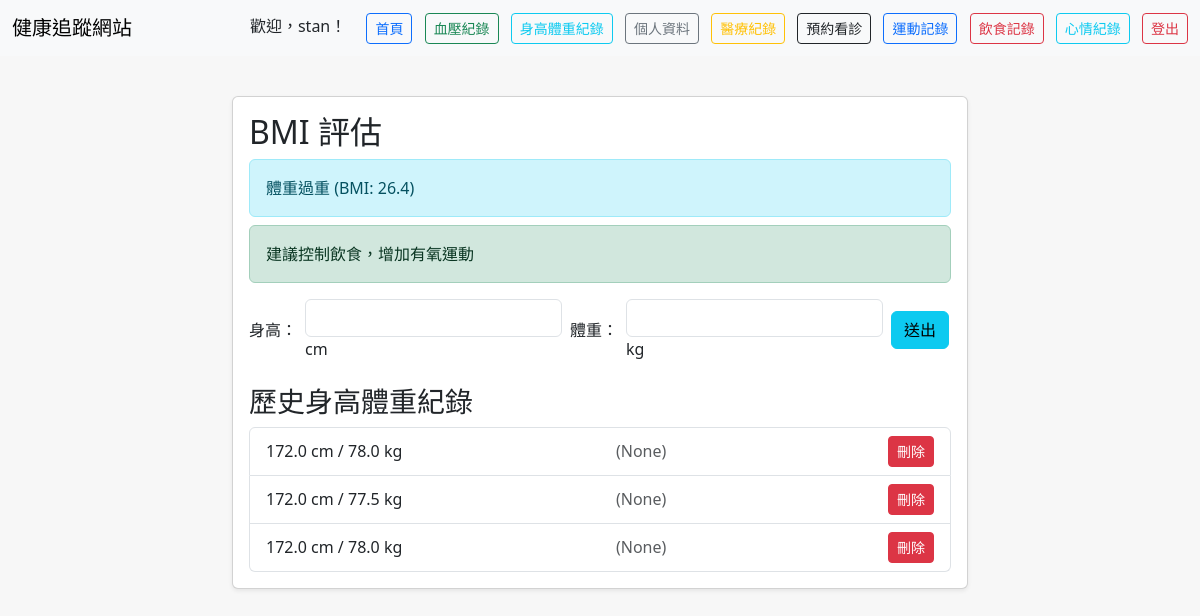
Screenshot of /height_weight (signed in) with the database file from the repository.
### tables this page shows
CREATE TABLE users (
            id INTEGER PRIMARY KEY AUTOINCREMENT,
            username TEXT UNIQUE NOT NULL,
            password TEXT NOT NULL
        , gender TEXT, age INTEGER, height REAL, weight REAL, birthday TEXT, email TEXT, created_at TEXT);

CREATE TABLE height_weight (
            id INTEGER PRIMARY KEY AUTOINCREMENT,
            user_id INTEGER,
            height REAL,
            weight REAL,
            created_at TIMESTAMP DEFAULT CURRENT_TIMESTAMP, notes TEXT, date TEXT, recorded_at TEXT,
            FOREIGN KEY(user_id) REFERENCES users(id)
        );

### app.py (the view)
@app.route('/height_weight')
def height_weight():
    user = get_current_user()
    if not user:
        return redirect(url_for('login'))
    health_service = get_health_service()
    if request.args.get('delete_id'):
        delete_id = int(request.args.get('delete_id'))
        health_service.delete_height_weight_record(delete_id, user['id'])
        flash('身高體重紀錄已刪除')
        return redirect(url_for('height_weight'))
    hw_records = health_service.get_height_weight_records(user['id'])
    hw_list = []
    for record in hw_records:
        hw_list.append({
            'id': record['id'],
            'height': record['height'],
            'weight': record['weight'],
            'created_at': record.get('date', record.get('created_at', ''))
        })
    latest_hw = hw_list[0] if hw_list else None
    gender, birthday = health_service.get_user_profile(user['id'])
    _, age = health_service.calculate_age_and_days(birthday)
    evaluation = health_service.evaluate_bmi(latest_hw, gender, age)
    return render_template('height_weight.html',
                         hw_list=hw_list,
                         evaluation=evaluation,
                         username=user['username'])

### app.py (called while the page is built)
def get_current_user():
    username = session.get('username')
    if not username:
        return None
    auth_service = get_auth_service()
    user = auth_service.get_user_by_username(username)
    if user:
        return {
            'id': user.id,
            'username': user.username,
            'password': user.password,
            'email': user.email,
            'gender': user.gender,
            'birthday': user.birthday,
            'created_at': user.created_at
        }
    return None

### di_container.py (called while the page is built)
def get_container() -> DIContainer:
    if _container is None:
        raise RuntimeError("Container not initialized. Call initialize_container() first.")
    return _container

def get_auth_service():
    return get_container().get_auth_service()

def get_health_service():
    return get_container().get_health_service()

    def get_auth_service(self):
        return self._services['auth']

    def get_health_service(self):
        return self._services['health']

### repositories/user_repository.py (called while the page is built)
    def get_user_by_username(self, username: str) -> Optional[User]:
        try:
            conn = sqlite3.connect(self.db_path)
            conn.row_factory = sqlite3.Row
            c = conn.cursor()
            c.execute("SELECT * FROM users WHERE username = ?", (username,))
            row = c.fetchone()
            conn.close()
            if row:
                return User(
                    id=row['id'],
                    username=row['username'],
                    password=row['password'],
                    email=row['email'],
                    gender=row['gender'],
                    birthday=row['birthday'],
                    created_at=row['created_at']
                )
            return None
        except Exception as e:
            print(f"Error getting user: {e}")
            return None

### services/authentication_service.py (called while the page is built)
    def get_user_by_username(self, username: str) -> Optional[User]:
        try:
            return self.user_repository.get_user_by_username(username)
        except Exception as e:
            print(f"Error getting user by username: {e}")
            return None

### services/health_evaluation_service.py (called while the page is built)
    def calculate_bmi(self, height: float, weight: float) -> float:
        if height <= 0 or weight <= 0:
            return 0.0
        height_m = height / 100  # Convert cm to meters
        return weight / (height_m * height_m)

### templates/height_weight.html (shortened to what this page needs)
<!DOCTYPE html>
<html lang="zh-Hant">
<head>
    <link href="https://cdn.jsdelivr.net/npm/bootstrap@5.3.2/dist/css/bootstrap.min.css" rel="stylesheet">
</head>
<body>
    <nav class="navbar navbar-expand-lg navbar-light bg-light mb-4">
      <div class="container-fluid">
        <span class="navbar-brand">健康追蹤網站</span>
        <div>
          <span class="me-3">歡迎，{{ username }}！</span>
          <a class="btn btn-outline-primary btn-sm me-2" href="{{ url_for('index') }}">首頁</a>
          <a class="btn btn-outline-success btn-sm me-2" href="{{ url_for('blood_pressure') }}">血壓紀錄</a>
          <a class="btn btn-outline-info btn-sm me-2" href="{{ url_for('height_weight') }}">身高體重紀錄</a>
          <a class="btn btn-outline-secondary btn-sm me-2" href="{{ url_for('profile') }}">個人資料</a>
          <a class="btn btn-outline-warning btn-sm me-2" href="{{ url_for('medical_records') }}">醫療紀錄</a>
          <a class="btn btn-outline-dark btn-sm me-2" href="{{ url_for('appointments') }}">預約看診</a>
          <a class="btn btn-outline-primary btn-sm me-2" href="{{ url_for('exercise') }}">運動記錄</a>
          <a class="btn btn-outline-danger btn-sm me-2" href="{{ url_for('diet') }}">飲食記錄</a>
          <a class="btn btn-outline-info btn-sm me-2" href="{{ url_for('mood') }}">心情紀錄</a>
          <a class="btn btn-outline-danger btn-sm" href="{{ url_for('logout') }}">登出</a>
        </div>
      </div>
    </nav>
    <div class="container">
      <div class="row justify-content-center">
        <div class="col-md-8">
          <div class="card shadow-sm mb-4">
            <div class="card-body">
              <h2 class="card-title">BMI 評估</h2>
              {% if evaluation and evaluation.status %}
                <div class="alert alert-info mb-2">{{ evaluation.status }}</div>
                <div class="alert alert-success">{{ evaluation.recommendation }}</div>
              {% else %}
                <div class="alert alert-secondary">尚無評價，請輸入身高體重資料。</div>
              {% endif %}
              <form method="post" action="/record/height_weight">
                <div class="row g-2 align-items-center mb-2">
                  <div class="col-auto">
                    <label class="col-form-label">身高：</label>
                  </div>
                  <div class="col-auto">
                    <input type="number" class="form-control" name="height" step="0.1" required> cm
                  </div>
                  <div class="col-auto">
                    <label class="col-form-label">體重：</label>
                  </div>
                  <div class="col-auto">
                    <input type="number" class="form-control" name="weight" step="0.1" required> kg
                  </div>
                  <div class="col-auto">
                    <button type="submit" class="btn btn-info">送出</button>
                  </div>
                </div>
              </form>
              <h3 class="mt-4">歷史身高體重紀錄</h3>
              <ul class="list-group">
                {% for hw in hw_list %}
                <li class="list-group-item d-flex justify-content-between align-items-center">
                  {{ hw.height }} cm / {{ hw.weight }} kg <span class="text-muted">({{ hw.created_at }})</span>
                  <a href="{{ url_for('height_weight', delete_id=hw.id) }}" class="btn btn-sm btn-danger ms-2" onclick="return confirm('確定要刪除這筆身高體重紀錄嗎？')">刪除</a>
                </li>
                {% else %}
                <li class="list-group-item">尚無紀錄</li>
                {% endfor %}
              </ul>
            </div>
          </div>
        </div>
      </div>
    </div>
</body>
</html>

### templates/height_weight.html (style rules this page uses)
body { background: #f7f7f7; }
.container { margin-top: 40px; }

### rows the page displays
users: username "stan"
height_weight: height "172.0", weight "78.0", created_at "None"
height_weight: height "172.0", weight "77.5", created_at "None"
height_weight: height "172.0", weight "78.0", created_at "None"

### other values shown
{{ evaluation.status }} "體重過重 (BMI: 26.4)"
{{ evaluation.recommendation }} "建議控制飲食，增加有氧運動"
